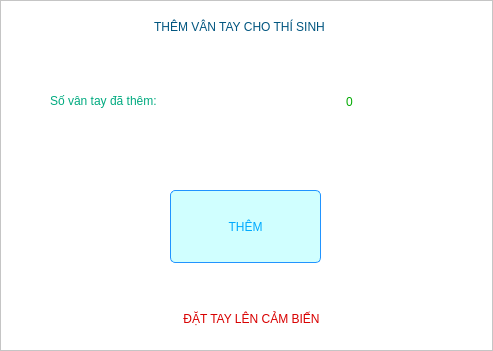
<?xml version="1.0" encoding="UTF-8"?>
<ui version="4.0">
 <class>Frame_AddFGP</class>
 <widget class="QFrame" name="Frame_AddFGP">
  <property name="geometry">
   <rect>
    <x>0</x>
    <y>0</y>
    <width>493</width>
    <height>351</height>
   </rect>
  </property>
  <property name="windowTitle">
   <string>Frame</string>
  </property>
  <property name="styleSheet">
   <string notr="true">background-color: rgb(255, 255, 255);
</string>
  </property>
  <property name="frameShape">
   <enum>QFrame::StyledPanel</enum>
  </property>
  <property name="frameShadow">
   <enum>QFrame::Raised</enum>
  </property>
  <widget class="QLabel" name="label_forShowNameStudent">
   <property name="geometry">
    <rect>
     <x>72</x>
     <y>6</y>
     <width>335</width>
     <height>41</height>
    </rect>
   </property>
   <property name="styleSheet">
    <string notr="true">color: rgb(0, 85, 127);
font: 57 bold 16pt &quot;Ubuntu&quot;;</string>
   </property>
   <property name="text">
    <string>THÊM VÂN TAY CHO THÍ SINH</string>
   </property>
   <property name="alignment">
    <set>Qt::AlignCenter</set>
   </property>
  </widget>
  <widget class="QLabel" name="label_forShowAnoument">
   <property name="geometry">
    <rect>
     <x>64</x>
     <y>298</y>
     <width>375</width>
     <height>41</height>
    </rect>
   </property>
   <property name="styleSheet">
    <string notr="true">color: rgb(216, 0, 0);
font: 75 bold 14pt &quot;Ubuntu&quot;;</string>
   </property>
   <property name="text">
    <string>ĐẶT TAY LÊN CẢM BIẾN</string>
   </property>
   <property name="alignment">
    <set>Qt::AlignCenter</set>
   </property>
  </widget>
  <widget class="QLabel" name="label">
   <property name="geometry">
    <rect>
     <x>50</x>
     <y>72</y>
     <width>273</width>
     <height>57</height>
    </rect>
   </property>
   <property name="styleSheet">
    <string notr="true">color: rgb(0, 170, 127);
font: 75 bold 18pt &quot;Ubuntu&quot;;</string>
   </property>
   <property name="text">
    <string>Số vân tay đã thêm:</string>
   </property>
  </widget>
  <widget class="QLabel" name="label_numberFGPadded">
   <property name="geometry">
    <rect>
     <x>346</x>
     <y>42</y>
     <width>89</width>
     <height>119</height>
    </rect>
   </property>
   <property name="styleSheet">
    <string notr="true">color: rgb(0, 170, 0);
font: 75 bold 70pt &quot;Ubuntu&quot;;</string>
   </property>
   <property name="text">
    <string>0</string>
   </property>
  </widget>
  <widget class="QPushButton" name="pushButton_addFGP">
   <property name="geometry">
    <rect>
     <x>170</x>
     <y>190</y>
     <width>151</width>
     <height>73</height>
    </rect>
   </property>
   <property name="styleSheet">
    <string notr="true">color: rgb(0, 170, 255);
background-color: rgba(85, 255, 255, 70);
font: 75 bold 20pt &quot;Ubuntu&quot;;
border-radius:5px;
border-color:rgb(33, 148, 255);
border-width:1px;
border-style:solid;</string>
   </property>
   <property name="text">
    <string>THÊM</string>
   </property>
  </widget>
 </widget>
 <resources/>
 <connections/>
</ui>
